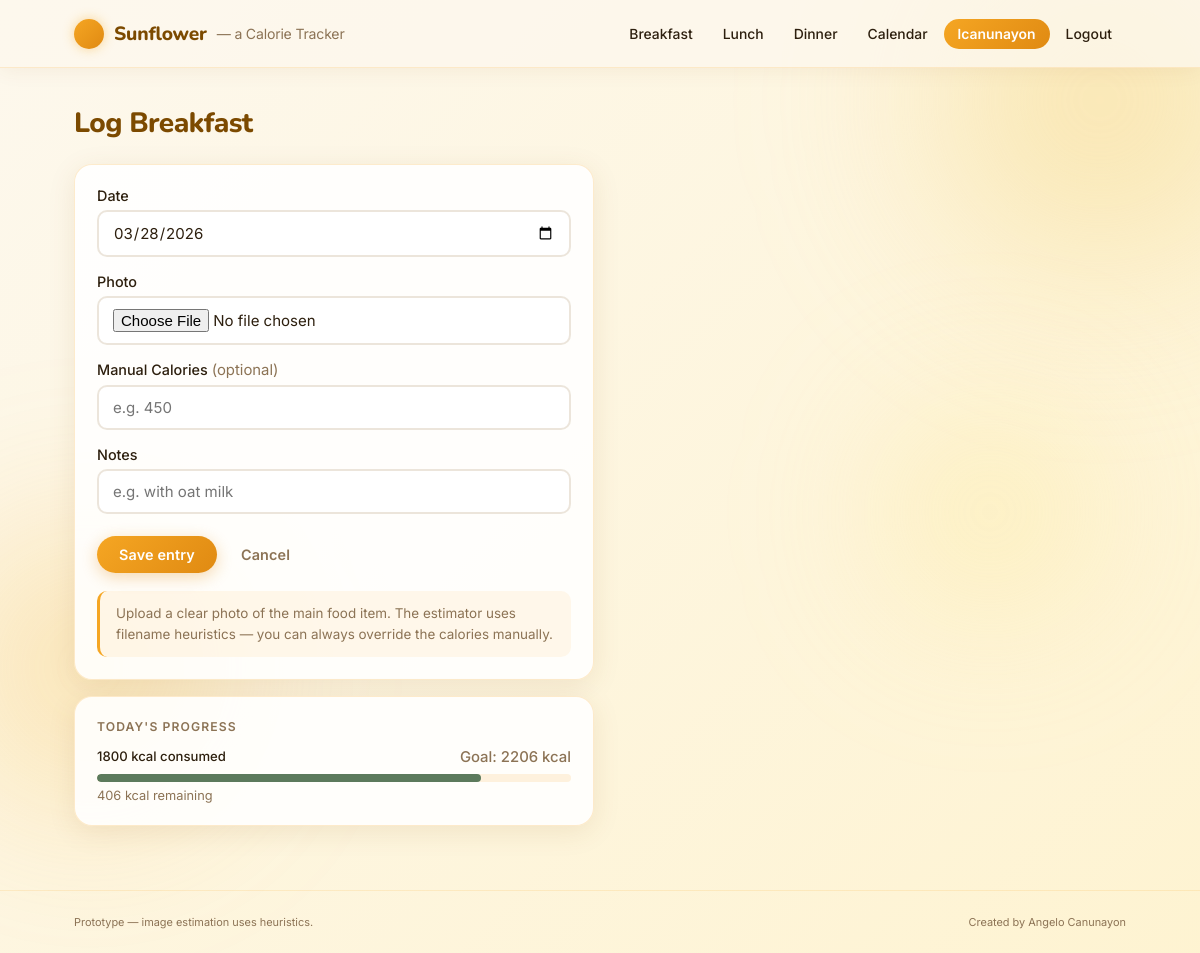
The app's page /upload/breakfast (signed in) with its own data.
### models.py (models this page shows, shortened)
class User(UserMixin, db.Model):
    id = db.Column(db.Integer, primary_key=True)
    username = db.Column(db.String(80), unique=True, nullable=False)
    password_hash = db.Column(db.String(200), nullable=False)
    created_at = db.Column(db.DateTime, server_default=db.func.now())
    entries = db.relationship('Entry', backref='user', lazy=True)
    avatar_filename = db.Column(db.String(200))
    weight_kg      = db.Column(db.Float)
    height_cm      = db.Column(db.Float)
    age            = db.Column(db.Integer)
    sex            = db.Column(db.String(10))
    activity_level = db.Column(db.String(20))
    goal_type      = db.Column(db.String(20))   # 'lose' | 'maintain' | 'gain'
    calorie_goal   = db.Column(db.Integer)

class Entry(db.Model):
    id = db.Column(db.Integer, primary_key=True)
    date = db.Column(db.String(20), nullable=False)  # ISO date
    meal = db.Column(db.String(20), nullable=False)
    food_estimate = db.Column(db.String(200))
    calories = db.Column(db.Integer)
    notes = db.Column(db.Text)
    image_filename = db.Column(db.String(200))
    created_at = db.Column(db.DateTime, server_default=db.func.now())
    user_id = db.Column(db.Integer, db.ForeignKey('user.id'), nullable=True)

### app.py (the view, shortened to what this page needs)
@app.route('/upload/<meal>', methods=['GET', 'POST'])
@login_required
def upload(meal):
    meal = meal.lower()
    if meal not in ('breakfast', 'lunch', 'dinner'):
        flash('Meal must be breakfast, lunch or dinner')
        return redirect(url_for('index'))
    date_str = request.args.get('date') or datetime.date.today().isoformat()
    day_entries = Entry.query.filter(
        Entry.date == date_str, Entry.user_id == current_user.id
    ).all()
    day_total = sum(e.calories or 0 for e in day_entries)
    return render_template('upload.html', meal=meal, date=date_str, today_total=day_total)

### app.py (called while the page is built)
@login_manager.user_loader
def load_user(user_id):
    from models import User
    try:
        return User.query.get(int(user_id))
    except Exception:
        return None

### templates/upload.html
{% extends 'base.html' %}
{% block content %}
  <h2 class="page-heading">Log {{ meal.title() }}</h2>
  <div class="card form-card">
    <form method="post" enctype="multipart/form-data">
      <label>Date
        <input type="date" name="date" value="{{ date }}">
      </label>
      <label>Photo
        <input type="file" name="photo" accept="image/*">
      </label>
      <label>Manual Calories <span class="muted" style="font-weight:400;">(optional)</span>
        <input type="number" name="manual_cal" placeholder="e.g. 450">
      </label>
      <label>Notes
        <input type="text" name="notes" placeholder="e.g. with oat milk">
      </label>
      <div class="form-actions">
        <button class="btn btn-primary" type="submit">Save entry</button>
        <a class="btn btn-ghost" href="/">Cancel</a>
      </div>
    </form>
    <div class="form-tip">
      Upload a clear photo of the main food item. The estimator uses filename heuristics — you can always override the calories manually.
    </div>
  </div>
  {% if current_user.calorie_goal %}
  <div class="card form-card" style="margin-top:16px;">
    <div class="day-title">Today's progress</div>
    {% set pct = [((today_total / current_user.calorie_goal) * 100)|int, 100]|min %}
    <div class="goal-progress-labels">
      <span>{{ today_total }} kcal consumed</span>
      <span class="muted">Goal: {{ current_user.calorie_goal }} kcal</span>
    </div>
    <div class="goal-bar-wrap" style="margin-top:8px;">
      <div class="goal-bar-fill" style="width:{{ pct }}%; background:{{ goal_bar_color(today_total, current_user.calorie_goal) }}"></div>
    </div>
    <div class="muted" style="font-size:0.8rem;margin-top:6px;">
      {% if today_total > current_user.calorie_goal %}{{ today_total - current_user.calorie_goal }} kcal over goal{% else %}{{ current_user.calorie_goal - today_total }} kcal remaining{% endif %}
    </div>
  </div>
  {% endif %}
{% endblock %}

### templates/base.html (shortened to what this page needs)
<!doctype html>
<html lang="en">
  <head>
    <link rel="stylesheet" href="/static/style.css">
  </head>
  <body>
    <div class="bg-canvas"></div>
    <div class="bg-orb bg-orb-1"></div>
    <div class="bg-orb bg-orb-3"></div>
    <div id="site-root" class="page-enter">
      <header class="site-header">
        <div class="container header-inner">
          <h1 class="brand">
            <a href="/">
              <span class="brand-sun"></span>
              Sunflower
              <span class="brand-text-sub">— a Calorie Tracker</span>
            </a>
          </h1>
          <nav class="main-nav">
            <a class="nav-link" href="/upload/breakfast">Breakfast</a>
            <a class="nav-link" href="/upload/lunch">Lunch</a>
            <a class="nav-link" href="/upload/dinner">Dinner</a>
            <a class="nav-link" href="/calendar">Calendar</a>
            {% if current_user.is_authenticated %}
              <a class="nav-link nav-user" href="/profile">{{ current_user.username }}</a>
              <a class="nav-link" href="/logout">Logout</a>
            {% else %}
              <a class="nav-link" href="/login">Login</a>
              <a class="nav-link" href="/register">Register</a>
            {% endif %}
          </nav>
        </div>
      </header>
      <main class="container">
        <div id="page-content">
          {% block content %}{% endblock %}
        </div>
      </main>
      <footer class="site-footer">
        <div class="container footer-inner">
          <small>Prototype — image estimation uses heuristics.</small>
          <small>Created by Angelo Canunayon</small>
        </div>
      </footer>
    </div>
  </body>
</html>

### records on screen
User: username "lcanunayon", calorie_goal "2206", current_user.calorie_goal-today_total "406"
Entry: title "Breakfast"

### other values on screen
{{ today_total }} "1800"
